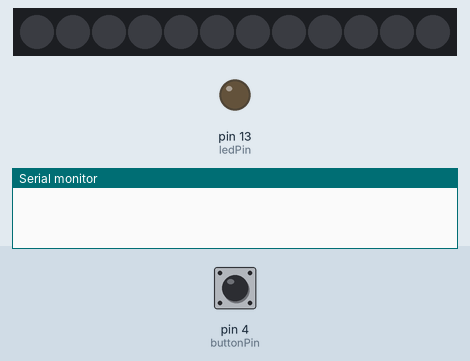
The sketch below on a simulated Arduino Uno, built with avr-gcc and run on an emulated ATmega328P. Parts: 12 RGB LEDs in strip order, left to right, output pins drawn as LEDs (lit = HIGH), the last lines printed to the serial monitor. The test bench sets the inputs (shaded band); at power-on: pin 4 (buttonPin) HIGH. Dim RGB values are drawn brighter than linear.

Above: at 1.3 s.
1.4 s: pin 4 (buttonPin) pulled LOW for 0.35 s
At 2.4 s:
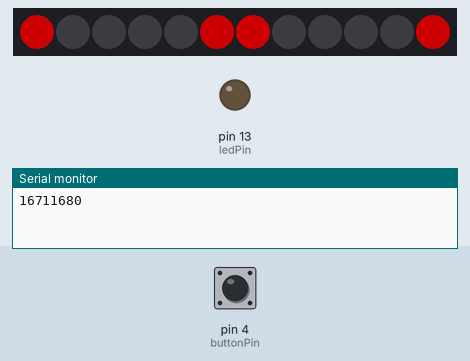
At 5.3 s:
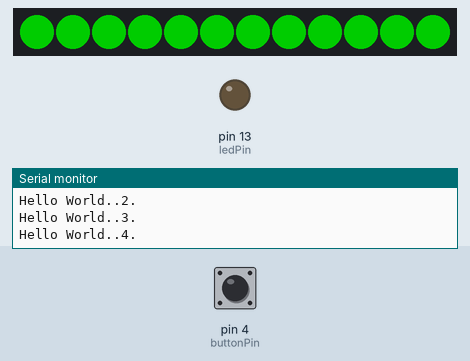
Timing chart, 0 to 6.8 s (numbered marks = the images above; inputs shaded):
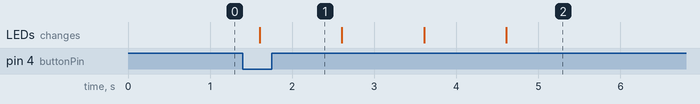

The sketch:

ampel_carrera.ino
```cpp
// about: using a 3x4 snakestyle matrix to have racelight
#include <Adafruit_NeoPixel.h>

int numPixel = 12; // 60;

int ticker = 1;
bool isOn = true;

Adafruit_NeoPixel strip = Adafruit_NeoPixel(numPixel, 1, NEO_GRB + NEO_KHZ800);

const int buttonPin = 4;
const int ledPin = 13;

int buttonState = 0;
int buttonLastState = 0;

uint32_t rot;
uint32_t gruen;
uint32_t schwarz;

void setup()
{
  Serial.begin(9600); // USB is always 12 Mbit/sec
  strip.begin();
  strip.show(); // Initialize all pixels to 'off'

  rot = strip.Color(255, 0, 0);
  gruen = strip.Color(0, 255, 0);
  schwarz = strip.Color(0, 0, 0);
  strip.setBrightness(110);
  pinMode(buttonPin, INPUT_PULLUP);
  pinMode(ledPin, OUTPUT);

  delay(100);
}

bool newRun = false;
void loop()
{
  buttonState = digitalRead(buttonPin);
  // Serial.println(analogRead(buttonPin));
  if (buttonState == LOW)
  {
    // turn LED on:
    // Serial.println("low");
    countdown();
    // digitalWrite(ledPin, HIGH);
  }
  else
  {
    // Serial.println("high");
    // digitalWrite(ledPin, LOW);
  }
  delay(300);
  // countdown();
}

int start1 = 0;
int start2 = 0;
int start3 = 0;

void countdown()
{

  setRow1(schwarz);
  setRow2(schwarz);
  setRow3(schwarz);

  Serial.println(rot);
  setRow1(rot);
  delay(1000);
  setRow1(schwarz);

  Serial.println("Hello World..2.");
  setRow2(rot);
  delay(1000);
  setRow2(schwarz);

  Serial.println("Hello World..3.");
  setRow3(rot);
  delay(1000);

  Serial.println("Hello World..4.");
  setRow1(gruen);
  setRow2(gruen);
  setRow3(gruen);
  delay(3000);

  setRow1(schwarz);
  setRow2(schwarz);
  setRow3(schwarz);
}

void setRow1(uint32_t farbe)
{
  setPixel(0, farbe);
  setPixel(5, farbe);
  setPixel(6, farbe);
  setPixel(11, farbe);
  strip.show();
}
void setRow2(uint32_t farbe)
{
  setPixel(0 + 1, farbe);
  setPixel(3 + 1, farbe);
  setPixel(6 + 1, farbe);
  setPixel(9 + 1, farbe);
  strip.show();
}
void setRow3(uint32_t farbe)
{
  setPixel(2, farbe);
  setPixel(3, farbe);
  setPixel(8, farbe);
  setPixel(9, farbe);
  strip.show();
}

void startWhite(int startspeed)
{

  while (start3 < 255)
  {

    for (int i = 0; i <= numPixel; i++)
    {
      setPixel(i, strip.Color(start1, start2, start3));
    }
    delay(startspeed);
    start3++;
    strip.show();
  }

  while (start2 < 255)
  {
    for (int i = 0; i <= numPixel; i++)
    {
      setPixel(i, strip.Color(start1, start2, start3));
    }
    delay(startspeed);
    start2++;
    strip.show();
  }

  while (start1 < 255)
  {
    for (int i = 0; i <= numPixel; i++)
    {
      setPixel(i, strip.Color(start1, start2, start3));
    }
    delay(startspeed);
    start1++;
    strip.show();
  }
}

void rainbow(uint8_t wait)
{
  uint16_t i, j;

  for (j = 0; j < 256; j++)
  {
    for (i = 0; i < strip.numPixels(); i++)
    {
      strip.setPixelColor(i, Wheel((i + j) & 255));
    }
    strip.show();
    delay(wait);
  }
}

// Input a value 0 to 255 to get a color value.
// The colours are a transition r - g - b - back to r.
uint32_t Wheel(byte WheelPos)
{
  if (WheelPos < 85)
  {
    return strip.Color(WheelPos * 3, 255 - WheelPos * 3, 0);
  }
  else if (WheelPos < 170)
  {
    WheelPos -= 85;
    return strip.Color(255 - WheelPos * 3, 0, WheelPos * 3);
  }
  else
  {
    WheelPos -= 170;
    return strip.Color(0, WheelPos * 3, 255 - WheelPos * 3);
  }
}

void setPixel(int number, uint32_t c)
{
  if (number < strip.numPixels())
  {
    strip.setPixelColor(number, c);
  }
}
/*

void loop2() {
//  Serial.println("in");
  //waitForGap(1000);
  if (irrecv.decode(&results)) {
    Serial.println(results.value, HEX);
    if(results.value == 0xFFFFFFFF){}
     else if(results.value == 0x20DF10EF){
        toggleOnOff();

     }

      else if(results.value == 0x20DF40BF){
        heller();
        Serial.println("heller");
      }
      else if(results.value == 0x20DFC03F){
        dunkler();
        Serial.println("dunkler");
      }else {
        Serial.println(results.value, HEX);
      }

      irrecv.resume(); // Receive the next value
  }//end recive data
 else{
   //updateStrip();

  }
 // delay(100);
   // Serial.println("tick");
}

//Befehle
void heller(){
if(brightness<=200){
  brightness= brightness+50;
   strip.setBrightness(brightness);
   Serial.println(brightness);
  }
}

void dunkler(){
if(brightness>=50){
  brightness= brightness-50;
   strip.setBrightness(brightness);
   Serial.println( brightness);
  }
}

void toggleOnOff(){

  Serial.println("On/Off");
  if(isOn){
    for(int i = 0; i < numPixel ;i++){
      setPixel(i, strip.Color(0,0,0));
    }
  }
  else{
    int brightness = 255;
    for(int i = 0; i < numPixel ;i++){
      setPixel(i, strip.Color(brightness,brightness,brightness));
    }

  }//end else
  strip.show();
  isOn = !isOn;
}*/
```

Measured:
- after the input at 1.4 s, the LEDs: change after 0.20 s (image 1)
